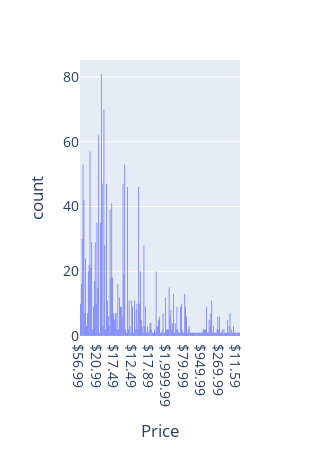

Notebook cell for this chart:
### Code cell
fig=px.histogram(df,x="Price",
                width=300,
                height=450)
fig.update_layout(font=dict(size=14))
fig.show()

### Figure 1 — Plotly figure (JSON) as saved in the notebook; plotly's stock layout.template omitted (floating-point values rounded to 4 significant figures; data arrays with more than 128 entries replaced by an {"elided": "..."} marker saying what was removed)
{"data": [{"alignmentgroup": "True", "bingroup": "x", "hovertemplate": "Price=%{x}<br>count=%{y}<extra></extra>", "legendgroup": "", "marker": {"color": "#636efa", "pattern": {"shape": ""}}, "name": "", "offsetgroup": "", "orientation": "v", "showlegend": false, "type": "histogram", "x": {"elided": "1757 str values"}, "xaxis": "x", "yaxis": "y"}], "layout": {"barmode": "relative", "font": {"size": 14}, "height": 450, "legend": {"tracegroupgap": 0}, "margin": {"t": 60}, "width": 300, "xaxis": {"anchor": "y", "domain": [0, 1], "title": {"text": "Price"}}, "yaxis": {"anchor": "x", "domain": [0, 1], "title": {"text": "count"}}}}
